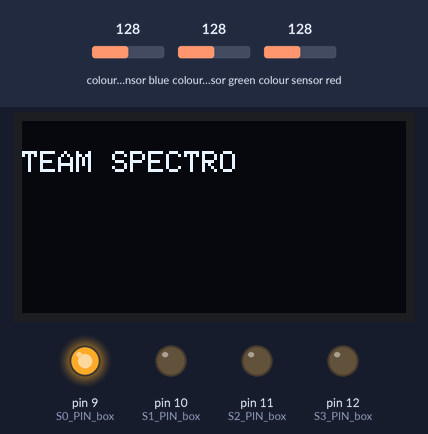
This sketch was run on a simulated Arduino Uno, built with avr-gcc and run on an emulated ATmega328P. On the bench: 128×64 one-colour display, output pins drawn as LEDs (lit = HIGH). Wiring (inferred from the names in the program): TCS3200 colour sensor: output pin 8; S2 pin 7; S3 pin 6; S0 pin 5; S1 pin 4. Inputs (shaded band) come from the test bench; at power-on: colour sensor blue 128, colour sensor green 128, colour sensor red 128. Pins used as bus, display or sensor lines are not drawn; what the sketch prints to the serial monitor is not drawn.

Above: at 2.1 s.
At 3.2 s:
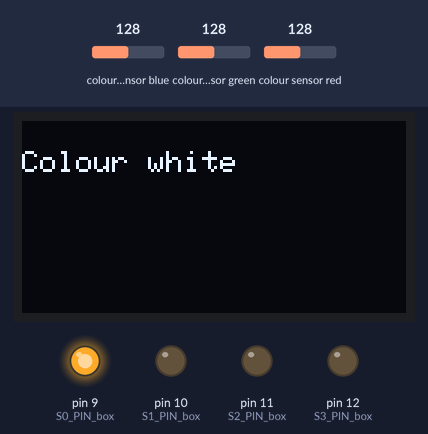
3.3 s: colour sensor blue set to 5
6.3 s: colour sensor green set to 5
8.7 s: colour sensor red set to 5
11.4 s: colour sensor blue set to 64
13.4 s: colour sensor green set to 64
Timing chart, 0 to 16.3 s (numbered marks = the images above; inputs shaded):
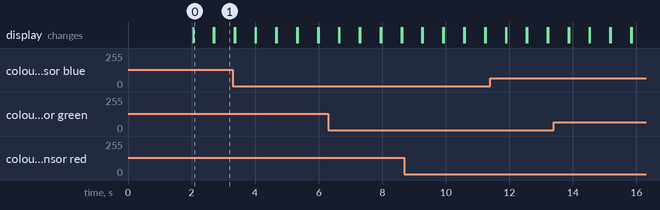

Measured:
- what the display in image 0 shows lasts 0.6 s, from 2.1 s to 2.7 s

The sketch:

Color_Sensor_1.1.ino
```cpp
#include <Wire.h>
#include <Adafruit_GFX.h>
#include <Adafruit_SSD1306.h>
//#include <HCSR04.h>//old sonic sensor library
#include <Wire.h>
#include <Adafruit_Sensor.h>
//#include <Adafruit_HMC5883L.h> check wether it is possible to include this(magnatometer library)
#include <NewPing.h>
////////////////////////////////pins//////////////////////////////
#define S0_PIN_box 9
#define S1_PIN_box 10
#define S2_PIN_box 11
#define S3_PIN_box 12
#define OUT_PIN_box  13

#define S0_PIN_floor 5
#define S1_PIN_floor 4
#define S2_PIN_floor 7
#define S3_PIN_floor 6
#define OUT_PIN_floor  8


#define SCREEN_WIDTH 128 // OLED display width,  in pixels
#define SCREEN_HEIGHT 64 // OLED display height, in pixels


// declare an SSD1306 display object connected to I2C
Adafruit_SSD1306 oled(SCREEN_WIDTH, SCREEN_HEIGHT, &Wire, -1);

void setup()
{

    //Initialize magnetometer
  //compass.init();
   // initialize OLED display with address 0x3C for 128x64
  if (!oled.begin(SSD1306_SWITCHCAPVCC, 0x3C)) {
          Serial.println(F("SSD1306 allocation failed"));
          while (true);
  }


  // Set the S0, S1, S2, S3 Pins as Output
  pinMode(S0_PIN_floor, OUTPUT);
  pinMode(S1_PIN_floor, OUTPUT);
  pinMode(S2_PIN_floor, OUTPUT);
  pinMode(S3_PIN_floor, OUTPUT);

  pinMode(S0_PIN_box, OUTPUT);
  pinMode(S1_PIN_box, OUTPUT);
  pinMode(S2_PIN_box, OUTPUT);
  pinMode(S3_PIN_box, OUTPUT);
  //Set OUT_PIN as Input
  pinMode(OUT_PIN_floor, INPUT);
  pinMode(OUT_PIN_box, INPUT);
  // Set Pulse Width scaling to 20%
  digitalWrite(S0_PIN_floor, HIGH);
  digitalWrite(S1_PIN_floor, LOW);
  digitalWrite(S0_PIN_box, HIGH);
  digitalWrite(S1_PIN_box, LOW);
  // Enabl UART for Debugging

    // Enabl UART for Debugging

    delay(2000);         // wait for initializing
  oled.clearDisplay(); // clear display
  oled.setTextSize(1);          // text size
  oled.setTextColor(WHITE);     // text color
  oled.setCursor(0, 10);        // position to display
  oled.println("TEAM SPECTRO"); // text to display
  oled.display();               // show on OLED
  Serial.begin(9600);
}
void loop()
{
  //String colorBox = FindColorBox();////////////////////////////check color//////////////////////
  String colorFloor = FindColorFloor();////////////////////////////check color//////////////////////
  oled.clearDisplay();
  oled.setTextSize(1);
  oled.setTextColor(WHITE);
  //oled.println("Team Spectro");
  oled.setCursor(0, 10);
  oled.print(colorFloor);
  oled.display();
}

////////////////////////////////////fun 1 ///////////////////
String FindColorBox(){
  int r, g, b;
  String color = " ";
  r = process_red_value_Box();
  delay(200);
  g = process_green_value_Box();
  delay(200);
  b = process_blue_value_Box();
  delay(200);
  Serial.print("r = ");
  Serial.print(r);
  Serial.print(" ");
  Serial.print("g = ");
  Serial.print(g);
  Serial.print(" ");
  Serial.print("b = ");
  Serial.print(b);
  Serial.print(" ");
  Serial.println();

    //////////////////////////////////////////////
    oled.clearDisplay();
  oled.setTextSize(1);
  oled.setTextColor(WHITE);
  //oled.println("Team Spectro");
  oled.setCursor(0, 30);
  oled.print(r);
  oled.print(" ");
   oled.print(g);
    oled.print(" ");
    oled.print(b);
     oled.println(" ");
  oled.display();
  ////////////////////////////////////////////
    if(((r>75)&&(r<90))&&((g >65)&&(g<86))&&((b<75)&&(b>55)))
  {
    Serial.println("B Colour Green");
    color = "Colour Green";
  }
    else if (((r>70)&&(r<95))&&((g >68)&&(g<95))&&((b<65)&&(b>40)))
  {
    Serial.println("B Colour Blue");
    color = "Colour Blue";
  }


    else if (((r>50)&&(r<75))&&((g >65)&&(g<100))&&((b<75)&&(b>48)))
  {
    Serial.println("B Colour Red");
    color = "Colour Red";
  }
  else
  {
    Serial.println("B Colour Red");
    color = "Colour Red";
  }

  return(color);
}

////////////////////////////////////fun 2 ///////////////////
int process_red_value_Box()
{
  digitalWrite(S2_PIN_box, LOW);
  digitalWrite(S3_PIN_box, LOW);
  int pulse_length = pulseIn(OUT_PIN_box, LOW);
  return pulse_length;
}

////////////////////////////////////fun 3 ///////////////////
int process_green_value_Box()
{
  digitalWrite(S2_PIN_box, HIGH);
  digitalWrite(S3_PIN_box, HIGH);
  int pulse_length = pulseIn(OUT_PIN_box, LOW);
  return pulse_length;
}
////////////////////////////////////fun 4 ///////////////////
int process_blue_value_Box()
{
  digitalWrite(S2_PIN_box, LOW);
  digitalWrite(S3_PIN_box, HIGH);
  int pulse_length = pulseIn(OUT_PIN_box, LOW);
  return pulse_length;
}
//////////////////////////////////////////////////////////////////////////////////////
String FindColorFloor(){
  int r, g, b;
  String color = " ";
  r = process_red_value_Floor();
  delay(200);
  g = process_green_value_Floor();
  delay(200);
  b = process_blue_value_Floor();
  delay(200);
  Serial.print("r = ");
  Serial.print(r);
  Serial.print(" ");
  Serial.print("g = ");
  Serial.print(g);
  Serial.print(" ");
  Serial.print("b = ");
  Serial.print(b);
  Serial.print(" ");
  Serial.println();
  //////////////////////////////////////////////
    oled.clearDisplay();
  oled.setTextSize(1);
  oled.setTextColor(WHITE);
  //oled.println("Team Spectro");
  oled.setCursor(0, 30);
  oled.print(r);
  oled.print(" ");
   oled.print(g);
    oled.print(" ");
    oled.print(b);
     oled.println(" ");
  oled.display();
  ////////////////////////////////////////////
  if((r<400)&&(g<400)&&(b<400)){
    color = "Colour white";
  }
  else if ((r>1500)&&(g>1500)&&(b>1500))
  {
    Serial.println("F Colour Black");
    color = "Colour Black";
  }

  else if (((r>1390)&&(r<1700))&&((g >880)&&(g<1150))&&((b<650)&&(b>400)))
  {
    Serial.println("F Colour Blue");
    color = "Colour Blue";
  }

  else if (((r>400)&&(r<600))&&((g>1350)&&(g<1550)))
  {
    Serial.println("F Colour Red");
    color = "Colour Red";
  }
    else if (((r>1150)&&(r<1400))&&((g>700)&&(g<850))&&((b>900)&&(b<1020)))
  {
    Serial.println("F Colour Green");
    color = "Colour Green";
  }
  else
  {
    Serial.println("F Colour Green");
    color = "Colour Blue";
  }

  return(color);
}


////////////////////////////////////fun 2 ///////////////////
int process_red_value_Floor()
{
  digitalWrite(S2_PIN_floor, LOW);
  digitalWrite(S3_PIN_floor, LOW);
  int pulse_length = pulseIn(OUT_PIN_floor, LOW);
  return pulse_length;
}

////////////////////////////////////fun 3 ///////////////////
int process_green_value_Floor()
{
  digitalWrite(S2_PIN_floor, HIGH);
  digitalWrite(S3_PIN_floor, HIGH);
  int pulse_length = pulseIn(OUT_PIN_floor, LOW);
  return pulse_length;
}
////////////////////////////////////fun 4 ///////////////////
int process_blue_value_Floor()
{
  digitalWrite(S2_PIN_floor, LOW);
  digitalWrite(S3_PIN_floor, HIGH);
  int pulse_length = pulseIn(OUT_PIN_floor, LOW);
  return pulse_length;
}
```
